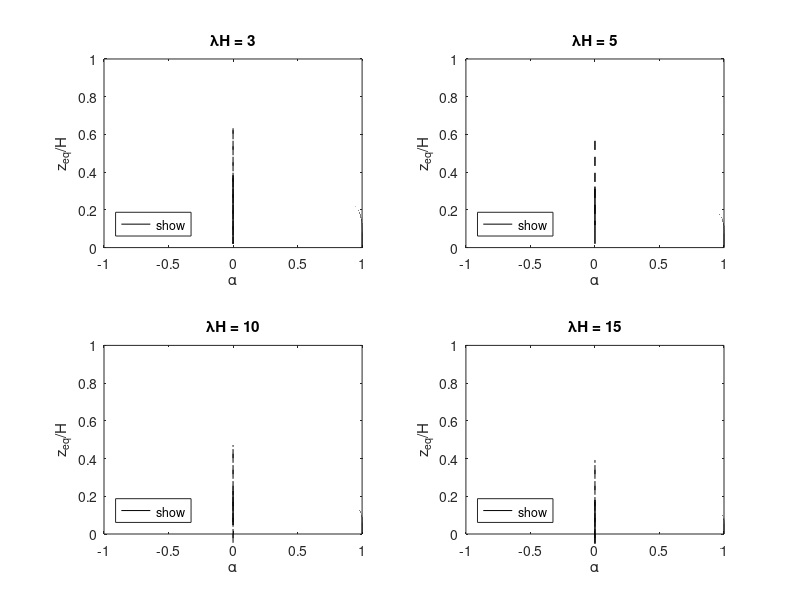

The MATLAB source for this figure:
clear;
close all;
clc;

% Constants
H = 50;
xi = 0.05;
Vzero = 100; 
Vzero_complex = Vzero * sqrt(1 + (2 * 1i * xi));

% Parameters
alpha = -10:1e-5:1;        
lambdaH_vec = [3, 5, 10, 15];

% Precompute terms
A      = 1 ./ (1 - alpha);
ratio  = 1 - alpha;
fhomo  = (Vzero_complex .* A) ./ (4 * H);


% Figure:  
figure(1); 
clf;
for k = 1:numel(lambdaH_vec)
     lambda_H = lambdaH_vec(k);     
     lambda   = lambda_H / H;       

     fsin   = (H .* sqrt((exp(-2 * H * lambda) .* ...
        (4 .* exp(H * lambda) .* alpha .* (pi^4 + 6 * H^2 * pi^2 * lambda^2 + 8 * H^4 * lambda^4) ...
        - alpha.^2 .* (pi^4 + 9 * H^2 * pi^2 * lambda^2 + 8 * H^4 * lambda^4) ...
        + exp(2 * H * lambda) .* (8 * H^5 * lambda^5 + pi^4 .* ((-4 + alpha) .* alpha + 2 * H * lambda) ...
        + H^2 * pi^2 * lambda^2 .* ((-16 + alpha) .* alpha + 10 * H * lambda)))) ./ ...
        (H^3 * lambda .* (pi^4 + 5 * H^2 * pi^2 * lambda^2 + 4 * H^4 * lambda^4)))) ./ sqrt(2);

    den_common = fhomo - (fsin .* fhomo);


    % High-frequency
    zeq_H_high = log(alpha + ((lambda_H .* alpha) ./ (-lambda_H - log(-1 + alpha) + log(-exp(lambda_H) + alpha)))) ./ lambda_H;
    zeq_H_high(isnan(zeq_H_high)) = -1e6;

    % Low-frequency
    den = den_common;
    near_zero = abs(den) < eps;        
    zeq_H_low = zeros(size(alpha));
    zeq_H_low(~near_zero) = log((fhomo(~near_zero) .* alpha(~near_zero)) ./ den(~near_zero)) ./ lambda_H;
    zeq_H_low(near_zero) = -1e6;        



    % Plot
    subplot(2,2,k); hold on; box on;
    plot(alpha, real(zeq_H_high), 'k-',  'DisplayName','High Frequency');
    plot(alpha, real(zeq_H_low),  'k--', 'DisplayName','Low Frequency');
    xlabel('\alpha'); ylabel('z_{eq}/H');
    title(sprintf('\\lambdaH = %g', lambda_H));
    xlim([-1 1]); ylim([0 1]);
    legend('show','Location','southwest');
end
